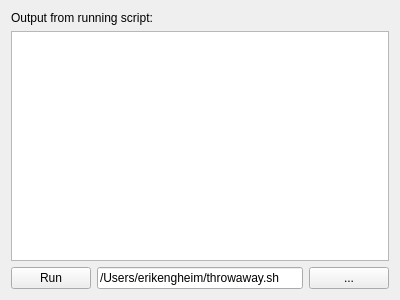
<?xml version="1.0" encoding="UTF-8"?>
<ui version="4.0">
 <class>MainWindow</class>
 <widget class="QWidget" name="MainWindow">
  <property name="geometry">
   <rect>
    <x>0</x>
    <y>0</y>
    <width>400</width>
    <height>300</height>
   </rect>
  </property>
  <property name="windowTitle">
   <string>Script Launcher</string>
  </property>
  <layout class="QVBoxLayout" name="verticalLayout">
   <item>
    <widget class="QLabel" name="label">
     <property name="text">
      <string>Output from running script:</string>
     </property>
    </widget>
   </item>
   <item>
    <widget class="QTextEdit" name="message_box"/>
   </item>
   <item>
    <layout class="QHBoxLayout" name="horizontalLayout">
     <item>
      <widget class="QPushButton" name="run_button">
       <property name="text">
        <string>Run</string>
       </property>
      </widget>
     </item>
     <item>
      <widget class="QLineEdit" name="file_path_field">
       <property name="text">
        <string>/Users/erikengheim/throwaway.sh</string>
       </property>
      </widget>
     </item>
     <item>
      <widget class="QPushButton" name="select_file_button">
       <property name="text">
        <string>...</string>
       </property>
      </widget>
     </item>
    </layout>
   </item>
  </layout>
 </widget>
 <layoutdefault spacing="6" margin="11"/>
 <resources/>
 <connections>
  <connection>
   <sender>select_file_button</sender>
   <signal>clicked()</signal>
   <receiver>MainWindow</receiver>
   <slot>SelectScriptFile()</slot>
   <hints>
    <hint type="sourcelabel">
     <x>363</x>
     <y>267</y>
    </hint>
    <hint type="destinationlabel">
     <x>395</x>
     <y>277</y>
    </hint>
   </hints>
  </connection>
  <connection>
   <sender>run_button</sender>
   <signal>clicked()</signal>
   <receiver>MainWindow</receiver>
   <slot>RunSelectedScript()</slot>
   <hints>
    <hint type="sourcelabel">
     <x>57</x>
     <y>266</y>
    </hint>
    <hint type="destinationlabel">
     <x>86</x>
     <y>291</y>
    </hint>
   </hints>
  </connection>
 </connections>
 <slots>
  <slot>SelectScriptFile()</slot>
  <slot>RunSelectedScript()</slot>
 </slots>
</ui>
